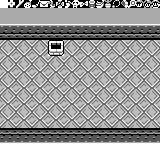

A 2D game scene composited from a Tiled map and its tileset images. What follows is a short description and the map's XML, with every tile layer's data as written:
An orthogonal 20x18 tile map with 8x8 px tiles, 2 tile layers (bg, Tile Layer 1), 7 tilesets.

<map version="1.2" tiledversion="1.2.2" orientation="orthogonal" renderorder="right-down" width="20" height="18" tilewidth="8" tileheight="8" infinite="0" nextlayerid="3" nextobjectid="1">
 <tileset firstgid="1" source="items-2.tsx" />
 <tileset firstgid="65" source="overworld-landscape.tsx" />
 <tileset firstgid="161" source="dungeon-items.tsx" />
 <tileset firstgid="177" source="floor-j.tsx" />
 <tileset firstgid="193" source="walls-a.tsx" />
 <tileset firstgid="225" source="overworld-2.tsx" />
 <tileset firstgid="801" source="font.tsx" />
 <layer id="1" name="bg" width="20" height="18">
  <data encoding="csv">
141,50,51,52,53,54,55,56,57,58,49,176,174,175,42,141,141,141,141,141,
177,178,177,178,177,178,177,178,177,178,177,178,177,178,177,178,177,178,177,178,
179,180,179,180,179,180,179,180,179,180,179,180,179,180,179,180,179,180,179,180,
177,178,177,178,177,178,177,178,177,178,177,178,177,178,177,178,177,178,177,178,
179,180,179,180,179,180,179,180,179,180,179,180,179,180,179,180,179,180,179,180,
177,178,177,178,177,178,177,178,177,178,177,178,177,178,177,178,177,178,177,178,
179,180,179,180,179,180,179,180,179,180,179,180,179,180,179,180,179,180,179,180,
177,178,177,178,177,178,177,178,177,178,177,178,177,178,177,178,177,178,177,178,
179,180,179,180,179,180,179,180,179,180,179,180,179,180,179,180,179,180,179,180,
177,178,177,178,177,178,177,178,177,178,177,178,177,178,177,178,177,178,177,178,
179,180,179,180,179,180,179,180,179,180,179,180,179,180,179,180,179,180,179,180,
177,178,177,178,177,178,177,178,177,178,177,178,177,178,177,178,177,178,177,178,
179,180,179,180,179,180,179,180,179,180,179,180,179,180,179,180,179,180,179,180,
177,178,177,178,177,178,177,178,177,178,177,178,177,178,177,178,177,178,177,178,
179,180,179,180,179,180,179,180,179,180,179,180,179,180,179,180,179,180,179,180,
177,178,177,178,177,178,177,178,177,178,177,178,177,178,177,178,177,178,177,178,
179,180,179,180,179,180,179,180,179,180,179,180,179,180,179,180,179,180,179,180,
177,178,177,178,177,178,177,178,177,178,177,178,177,178,177,178,177,178,177,178
</data>
 </layer>
 <layer id="2" name="Tile Layer 1" width="20" height="18">
  <data encoding="csv">
160,935,948,949,951,936,937,938,939,941,945,946,947,950,953,954,955,942,943,944,
157,157,157,157,157,157,157,157,157,157,157,157,157,157,157,157,157,157,157,157,
157,157,157,157,157,157,157,157,157,157,157,157,157,157,157,157,157,157,157,157,
2684354763,2684354763,2684354763,2684354763,2684354763,2684354763,2684354763,2684354763,2684354763,2684354763,2684354763,2684354763,2684354763,2684354763,2684354763,2684354763,2684354763,2684354763,2684354763,2684354763,
217,217,217,217,217,217,217,217,217,217,217,217,217,217,217,217,217,217,217,217,
0,0,0,0,0,0,395,396,0,0,0,0,0,0,0,0,0,0,0,0,
0,0,0,0,0,0,411,412,0,0,0,0,0,0,0,0,0,0,0,0,
0,0,0,0,0,0,0,0,0,0,0,0,0,0,0,0,0,0,0,0,
0,0,0,0,0,0,0,0,0,0,0,0,0,0,0,0,0,0,0,0,
0,0,0,0,0,0,0,0,0,0,0,0,0,0,0,0,0,0,0,0,
0,0,0,0,0,0,0,0,0,0,0,0,0,0,0,0,0,0,0,0,
0,0,0,0,0,0,0,0,0,0,0,0,0,0,0,0,0,0,0,0,
0,0,0,0,0,0,0,0,0,0,0,0,0,0,0,0,0,0,0,0,
0,0,0,0,0,0,0,0,0,0,0,0,0,0,0,0,0,0,0,0,
0,0,0,0,0,0,0,0,0,0,0,0,0,0,0,0,0,0,0,0,
0,0,0,0,0,0,0,0,0,0,0,0,0,0,0,0,0,0,0,0,
3221225689,3221225689,3221225689,3221225689,3221225689,3221225689,3221225689,3221225689,3221225689,3221225689,3221225689,3221225689,3221225689,3221225689,3221225689,3221225689,3221225689,3221225689,3221225689,3221225689,
1610612939,1610612939,1610612939,1610612939,1610612939,1610612939,1610612939,1610612939,1610612939,1610612939,1610612939,1610612939,1610612939,1610612939,1610612939,1610612939,1610612939,1610612939,1610612939,1610612939
</data>
 </layer>
</map>
